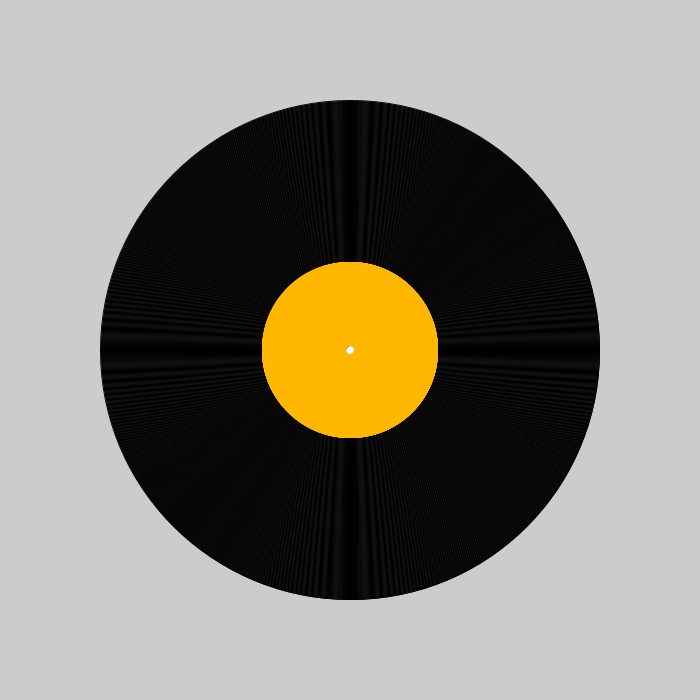
Frame 1 (no input)
Frame 60 (the mouse pressed at the canvas centre just before this capture): identical to frame 1, image omitted
Frame 120 (the mouse held since frame 60 and released just before this capture): identical to frame 1, image omitted

The Processing sketch that drew this single still picture (run headless with seeded random() and noise(); from frame 60 on, the mouse is pressed at the canvas centre):

// Processing sketch: MusicRecord
// ── MusicRecord.pde
int layout;
float ring_1;
PFont zigBlack;

void setup() {
  size(700,700);
  layout=500;
  ring_1=175;

}

void draw() {
  while (layout > 10){
    layout -= 1;
    ellipse(350,350,layout,layout);
    noFill();
  }
  while (ring_1 > 10) {
    ring_1 -= 0.1;
    stroke(255,183,0);
    noFill();
    ellipse(350,350,ring_1,ring_1);
  }

}
